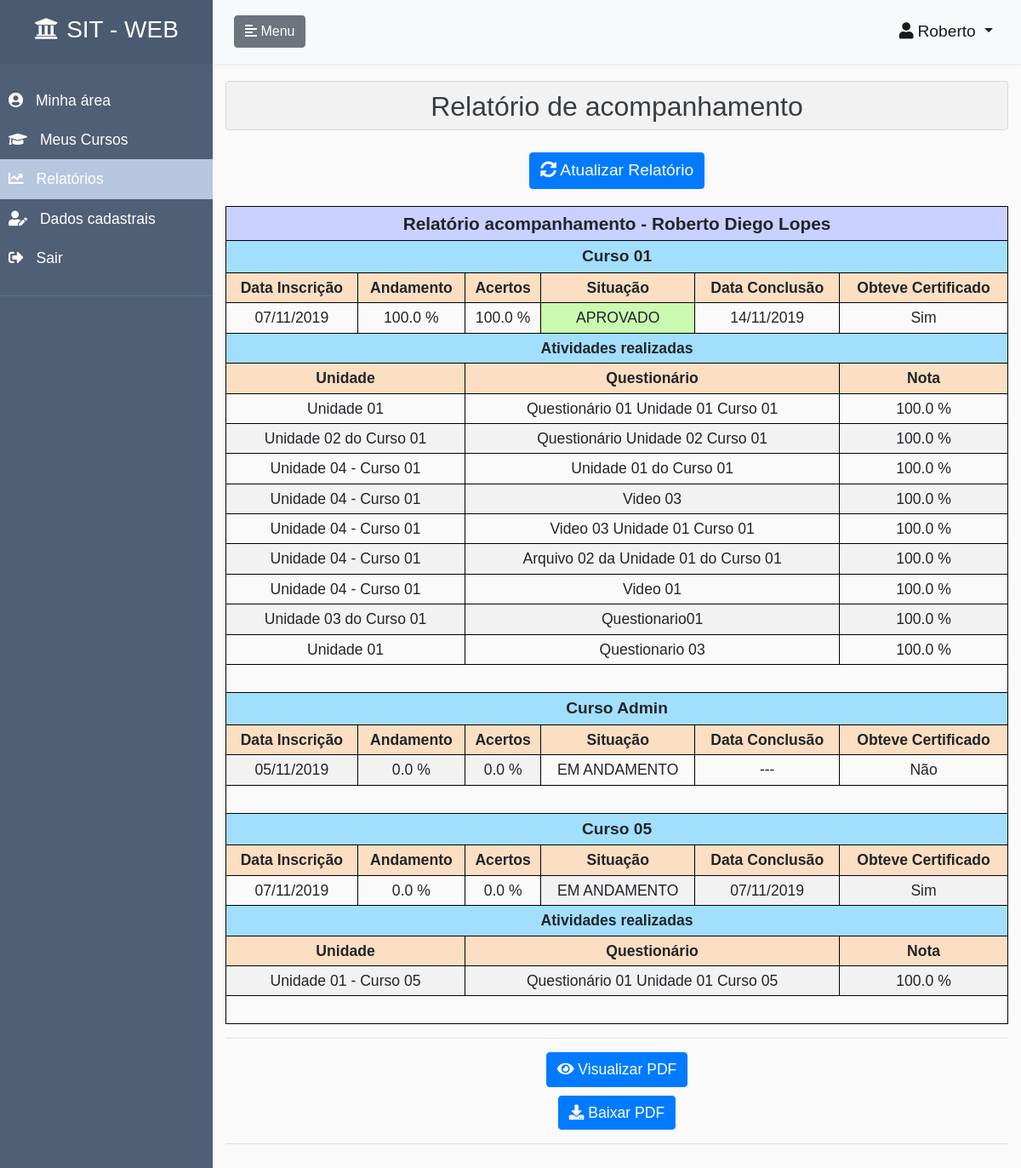
The page /relatorio-acompanhamento/ (signed in) on the database as committed earlier.
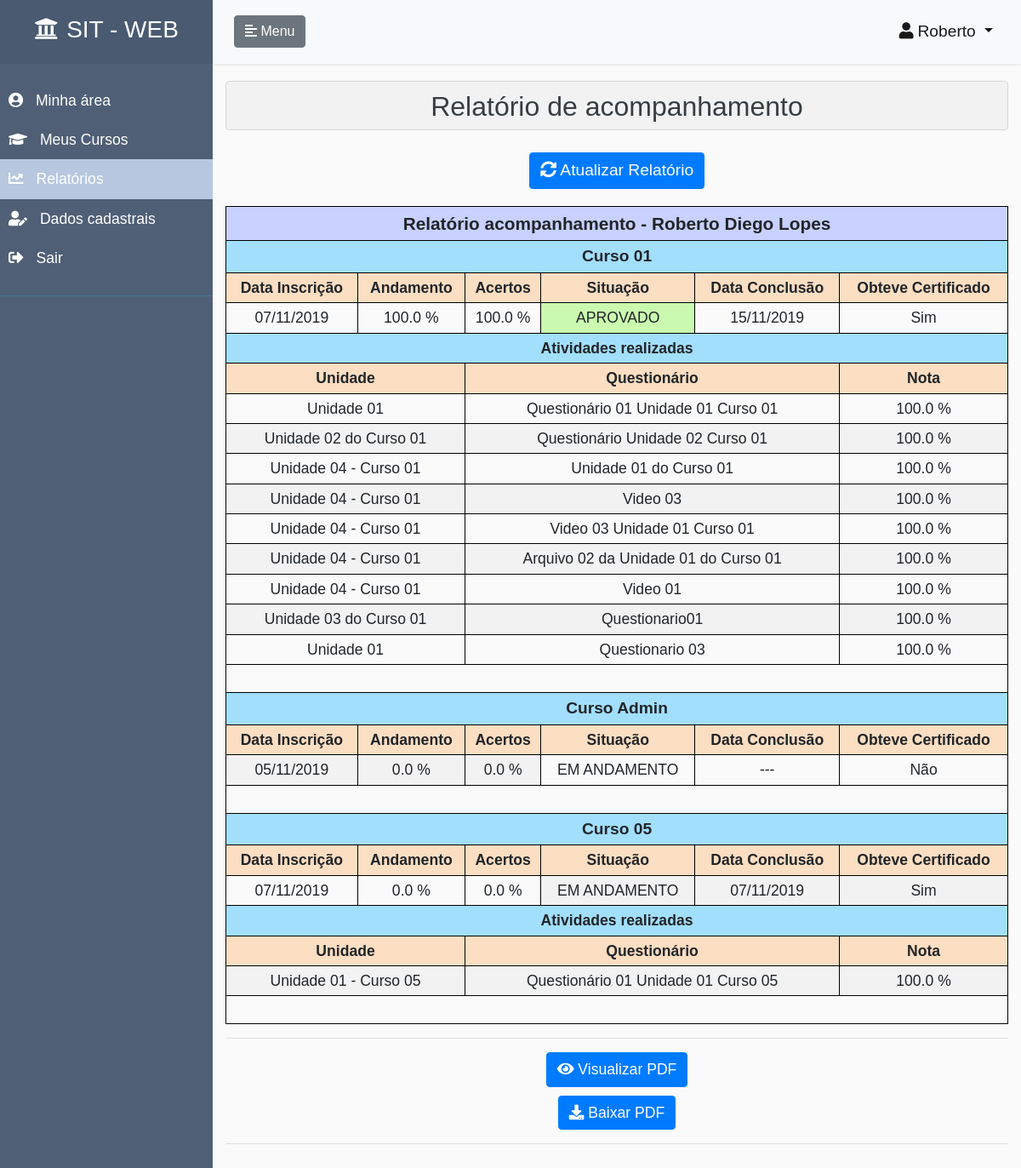
The same page on the database as committed later.
### core/models.py (models this page shows, shortened)
class Inscricao(models.Model):
    objects = InscricaoManager()
    SITUACOES = [
        ('EM ANDAMENTO', 'EM ANDAMENTO'),
        ('APROVADO', 'APROVADO'),
        ('REPROVADO', 'REPROVADO'),
    ]
    curso = models.ForeignKey(Curso, on_delete=models.CASCADE)
    usuario = models.ForeignKey(AUTH_USER_MODEL, on_delete=models.CASCADE)
    percentual_andamento = models.DecimalField(max_digits=10, decimal_places=1, default=0)
    percentual_acertos = models.DecimalField(max_digits=10, decimal_places=1, default=0)
    situacao = models.CharField(max_length=12, choices=SITUACOES, default='EM ANDAMENTO')
    obteve_certificado = models.BooleanField(default=False)
    data_inscricao = models.DateTimeField(auto_now_add=True)
    data_conclusao = models.DateTimeField(null=True, blank=True)
    ultimo_conteudo_acessado = models.CharField(max_length=50, null=True, blank=True)
    data_ultimo_conteudo_acessado = models.DateTimeField(null=True, blank=True)
    data_criacao = models.DateTimeField(auto_now_add=True, null=True, blank=True)
    data_atualizacao = models.DateTimeField(auto_now=True, null=True, blank=True)
    class Meta:
        verbose_name = "Inscrição"
        verbose_name_plural = "Inscrições"
        unique_together = (('curso', 'usuario'),)
    class CustomMeta:
        ordering_field = 'data_inscricao'
        search_fields = ['curso__titulo', 'usuario__email', 'usuario__first_name', 'data_inscricao', 'situacao']

class Curso(models.Model):
    objects = CursoManager()
    titulo = models.CharField(unique=True, max_length=70, verbose_name=u"título")
    categoria = models.ForeignKey(Categoria, on_delete=models.CASCADE)
    usuario = models.ForeignKey(AUTH_USER_MODEL, on_delete=models.CASCADE)
    nome_instrutor = models.CharField(null=True, verbose_name=u"Nome do instrutor", blank=True, max_length=50)
    palavras_chaves = models.CharField(max_length=150, null=True, blank=True)
    descricao = models.TextField(max_length=250, verbose_name=u"descrição", null=True, blank=True)
    publicado = models.BooleanField(default=False)
    data_publicado = models.DateTimeField(null=True, blank=True)
    data_criacao = models.DateTimeField(auto_now_add=True, null=True, blank=True)
    data_atualizacao = models.DateTimeField(auto_now=True, null=True, blank=True)
    class Meta:
        verbose_name = "Curso"
        verbose_name_plural = "Cursos"
    class CustomMeta:
        ordering_field = 'titulo'
        search_fields = ['titulo', 'categoria__titulo', 'usuario__first_name', 'nome_instrutor', 'palavras_chaves', 'descricao']

### core/views.py (the view)
# urls.py: path('relatorio-acompanhamento/',           relatorioAcompanhamentoView,                    name='relatorio-acompanhamento'),
@login_required
def relatorioAcompanhamentoView(request):
    perfil_aluno = False
    perfil_instrutor = False
    perfil_administrador = False
    if request.user.tem_perfil_aluno():
        perfil_aluno = True
    if request.user.tem_perfil_administrador():
        perfil_administrador = True
    if request.user.tem_perfil_instrutor():
        perfil_instrutor = True
    lista_inscricoes = []
    if perfil_administrador or perfil_instrutor:
        if perfil_administrador == True:
            usuarios = CustomUser.objects.filter(perfil=1).order_by('first_name')
        else:
            usuarios_ids = Inscricao.objects.filter(
                curso__usuario=request.user,
            ).values_list('usuario_id')
            usuarios = CustomUser.objects.filter(id__in=usuarios_ids)
        usuario = None
        inscricoes = None
        usuario_id = request.GET.get('usuario')
        if usuario_id is not None:
            try:
                if perfil_administrador:
                    usuario = CustomUser.objects.get(pk=usuario_id)
                    inscricoes = Inscricao.objects.filter(usuario=usuario)
                else:
                    usuario = usuarios.filter(id=usuario_id)[0]
                    inscricoes = Inscricao.objects.filter(
                        usuario=usuario,
                        curso__usuario=request.user
                    )
            except:
                usuario = None
        nao_tem_usuarios = False
        if len(usuarios) == 0:
            nao_tem_usuarios = True
        nao_tem_inscricoes = False
        if usuario is not None:
            if inscricoes is None:
                nao_tem_inscricoes = True
            elif len(inscricoes) == 0:
                nao_tem_inscricoes = True
        if inscricoes is not None:
            for inscricao in inscricoes:
                dict_inscricao = {}
                dict_inscricao['inscricao'] = inscricao
                usuario_questionarios = UsuarioQuestionario.objects.filter(
                    usuario=inscricao.usuario,
                    questionario__unidade__curso=inscricao.curso
                )
                if usuario_questionarios.count() > 0:
                    dict_inscricao['usuario_questionarios'] = usuario_questionarios
                else:
                    dict_inscricao['usuario_questionarios'] = None
                lista_inscricoes.append(dict_inscricao)
        if request.is_ajax():
            return render(
                request,
                'core/relatorio-conteudo.html',
                {
                    'usuario': usuario,
                    'inscricoes': inscricoes,
                    'arquivo': False,
                    'nao_tem_usuarios': nao_tem_usuarios,
                    'nao_tem_inscricoes': nao_tem_inscricoes,
                    'perfil_aluno': perfil_aluno,
                    'perfil_administrador': perfil_administrador,
                    'perfil_instrutor': perfil_instrutor,
                    'menu_inicio': False,
                    'menu_meus_cursos': False,
                    'menu_cadastros': False,
                    'menu_relatorios': True,
                    'menu_usuarios': False,
                    'menu_dados_cadastrais': False,
                }
            )
        else:
            return render(
                request,
                'core/relatorio-acompanhamento.html',
                {
                    'usuarios': usuarios,
                    'usuario': usuario,
                    'inscricoes': inscricoes,
                    'lista_inscricoes': lista_inscricoes,
                    'arquivo': False,
                    'nao_tem_usuarios': nao_tem_usuarios,
                    'nao_tem_inscricoes': nao_tem_inscricoes,
                    'perfil_aluno': perfil_aluno,
                    'perfil_administrador': perfil_administrador,
                    'perfil_instrutor': perfil_instrutor,
                    'menu_inicio': False,
                    'menu_meus_cursos': False,
                    'menu_cadastros': False,
                    'menu_relatorios': True,
                    'menu_usuarios': False,
                    'menu_dados_cadastrais': False,
                }
            )
    else:
        if perfil_aluno:
            inscricoes = Inscricao.objects.filter(usuario=request.user)
            if inscricoes is not None:
                for inscricao in inscricoes:
                    dict_inscricao = {}
                    dict_inscricao['inscricao'] = inscricao
                    usuario_questionarios = UsuarioQuestionario.objects.filter(
                        usuario=inscricao.usuario,
                        questionario__unidade__curso=inscricao.curso
                    )
                    if usuario_questionarios.count() > 0:
                        dict_inscricao[
                            'usuario_questionarios'] = usuario_questionarios
                    else:
                        dict_inscricao['usuario_questionarios'] = None
                    lista_inscricoes.append(dict_inscricao)
            nao_tem_usuarios = False
            nao_tem_inscricoes = False
            if len(inscricoes) == 0:
                nao_tem_inscricoes = True
            return render(
                request,
                'core/relatorio-acompanhamento.html',
                {
                    'usuarios': None,
                    'usuario': request.user,
                    'inscricoes': inscricoes,
                    'lista_inscricoes': lista_inscricoes,
                    'arquivo': False,
                    'nao_tem_usuarios': nao_tem_usuarios,
                    'nao_tem_inscricoes': nao_tem_inscricoes,
                    'perfil_aluno': perfil_aluno,
                    'perfil_administrador': perfil_administrador,
                    'perfil_instrutor': perfil_instrutor,
                    'menu_inicio': False,
                    'menu_meus_cursos': False,
                    'menu_cadastros': False,
                    'menu_relatorios': True,
                    'menu_usuarios': False,
                    'menu_dados_cadastrais': False,
                }
            )
            pass
        else:
            return trata_usuario_sem_permissao(request)

### core/templates/core/relatorio-acompanhamento.html (shortened to what this page needs)
{% extends 'pagina-inicial.html' %}
{% block content_page %}
    <div class="alert alert-secondary" role="alert" style="background-color: rgba(0,0,0,.03); padding: 0;">
        <h2 class="text-center" style="margin-top: 10px;">Relatório de acompanhamento</h2>
    </div>
    {% if perfil_administrador == True or perfil_instrutor == True %}
        {% if nao_tem_usuarios == False %}
            <div class="container">
                <div class="form-group">
                    <label for="select-alunos">Selecione um aluno:</label>
                    <select class="form-control" id="select-alunos" name="alunos" title="Selecione aqui um aluno para gerar seu relatório de acompanhamento">
                        {% for user in usuarios %}
                            {% if usuario != None and usuario.id == user.id %}
                                <option value="{{ user.id }}" selected="selected">{{ user.get_full_name }}</option>
                            {% else %}
                                <option value="{{ user.id }}">{{ user.get_full_name }}</option>
                            {% endif %}
                        {% endfor %}
                    </select>
                </div>
            </div>
            <hr/>
            <div class="btn-toolbar justify-content-between" role="toolbar" aria-label="Toolbar with button groups">
                <div class="col text-center" style="margin-top: 10px; margin-bottom: 20px; padding: 0;">
                  <span class="btn btn-primary" id="enviar" role="button" style="font-size: 1.2rem; cursor: pointer;"  onclick="geraRelatorio()" title="Gera relatório na página">
                      Gerar Relatório
                      <i class="fas fa-share-square"></i>
                  </span>
                </div>
            </div>
            <hr/>
        {% else %}
            <h5 class="text-center" style="margin-top: 20px;">Sem usuários para geração de relatório</h5>
        {% endif %}
    {% else %}
    <div class="btn-toolbar justify-content-between" role="toolbar" aria-label="Toolbar with button groups">
        <div class="col text-center" style="margin-top: 10px; margin-bottom: 20px; padding: 0;">
          <a class="btn btn-primary" href="/relatorio-acompanhamento/" style="font-size: 1.2rem; cursor: pointer;" title="Atualiza relatório na página">
              <i class="fas fa-sync-alt"></i>
              Atualizar Relatório
          </a>
        </div>
    </div>
    {% endif %}
    {% include  'core/relatorio-conteudo.html' %}
{% endblock %}

### core/templates/core/relatorio-conteudo.html (shortened to what the changed rows need)
<div class="conteudo-relatorio-container">
    {% if usuario != None %}
        {% if nao_tem_usuarios == False and nao_tem_inscricoes == False %}
            <div style="overflow-x:auto;">
                <table>
                    <tr>
                        <th class="titulo-relatorio" colspan="6">Relatório acompanhamento - {{ usuario.get_full_name }}</th>
                    </tr>
                    {% for elemento in lista_inscricoes %}
                        <th class="titulo-relatorio-2" colspan="6">{{ elemento.inscricao.curso.titulo }}</th>
                        <tr>
                            <th class="titulo-colunas">Data Inscrição</th>
                            <th class="titulo-colunas">Andamento</th>
                            <th class="titulo-colunas">Acertos</th>
                            <th class="titulo-colunas">Situação</th>
                            <th class="titulo-colunas">Data Conclusão</th>
                            <th class="titulo-colunas">Obteve Certificado</th>
                        </tr>
                        <tr class="linha-conteudo">
                            <td class="{% cycle 'coluna-conteudo-1' 'coluna-conteudo-2' %}">{{ elemento.inscricao.data_inscricao | date:"d/m/Y" }}</td>
                            <td class="{% cycle 'coluna-conteudo-1' 'coluna-conteudo-2' %}">{{ elemento.inscricao.percentual_andamento }} %</td>
                            <td class="{% cycle 'coluna-conteudo-1' 'coluna-conteudo-2' %}">{{ elemento.inscricao.percentual_acertos }}  %</td>
                            {% if elemento.inscricao.situacao == 'REPROVADO' %}
                                <td class="{% cycle 'coluna-conteudo-1' 'coluna-conteudo-2' %} reprovado">{{ elemento.inscricao.situacao }}</td>
                            {% else %}
                                {% if elemento.inscricao.situacao == 'APROVADO' %}
                                    <td class="{% cycle 'coluna-conteudo-1' 'coluna-conteudo-2' %} aprovado">{{ elemento.inscricao.situacao }}</td>
                                {% else %}
                                    <td class="{% cycle 'coluna-conteudo-1' 'coluna-conteudo-2' %}">{{ elemento.inscricao.situacao }}</td>
                                {% endif %}
                            {% endif %}
                            {% if elemento.inscricao.data_conclusao != None %}
                                <td class="{% cycle 'coluna-conteudo-1' 'coluna-conteudo-2' %}">{{ elemento.inscricao.data_conclusao | date:"d/m/Y" }}</td>
                            {% else %}
                                <td class="{% cycle 'coluna-conteudo-1' 'coluna-conteudo-2' %}"> --- </td>
                            {% endif %}
                            {% if elemento.inscricao.obteve_certificado == True %}
                                <td class="{% cycle 'coluna-conteudo-1' 'coluna-conteudo-2' %}">Sim</td>
                            {% else %}
                                <td class="{% cycle 'coluna-conteudo-1' 'coluna-conteudo-2' %}">Não</td>
                            {% endif %}
                        </tr>
                        {% if elemento.usuario_questionarios != None %}
                            <tr>
                                <th class="titulo-colunas-3" colspan="6">Atividades realizadas</th>
                            </tr>
                            <th class="titulo-colunas" colspan="2">Unidade</th>
                            <th class="titulo-colunas" colspan="3">Questionário</th>
                            <th class="titulo-colunas">Nota</th>
                            {% for usuario_questionario in elemento.usuario_questionarios %}
                                <tr class="linha-conteudo">
                                    <td class="{% cycle 'coluna-conteudo-1' 'coluna-conteudo-2' %}" colspan="2">{{ usuario_questionario.questionario.unidade.titulo }}</td>
                                    <td class="{% cycle 'coluna-conteudo-1' 'coluna-conteudo-2' %}" colspan="3">{{ usuario_questionario.questionario.titulo }}</td>
                                    <td class="{% cycle 'coluna-conteudo-1' 'coluna-conteudo-2' %}">{{ usuario_questionario.percentual_acertos }}  %</td>
                                </tr>
                            {% endfor %}
                        {% endif %}
                        <tr>
                            <th class="linha-em-branco" colspan="6">&nbsp</th>
                        </tr>
                    {% endfor %}
                </table>
            </div>
        {% else %}
            {% if nao_tem_usuarios == False %}
                <h5 class="text-center" style="margin-top: 20px;">Sem dados para geração de relatório</h5>
            {% endif %}
        {% endif %}
    {% endif %}
</div>

Rows that differ between the two databases and show on the page:
changed Inscricao "APROVADO": inscricao.data_conclusao "14/11/2019" → "15/11/2019"
